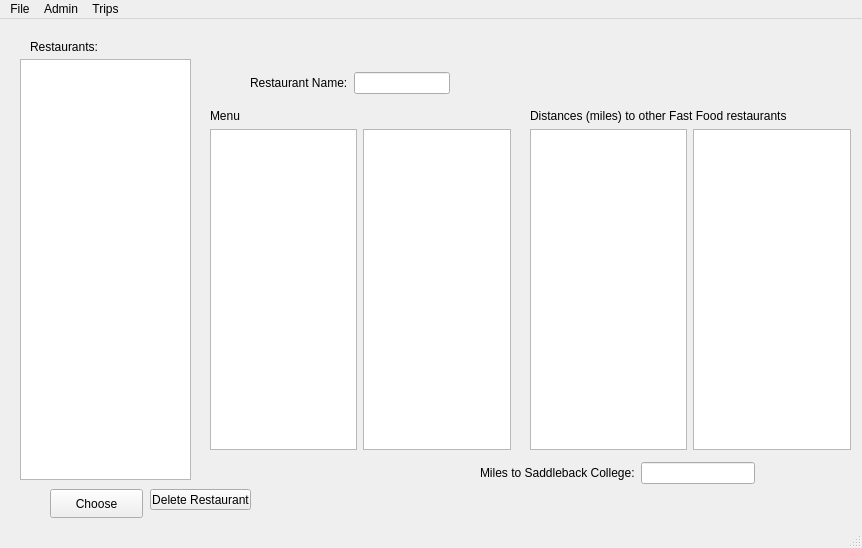
<?xml version="1.0" encoding="UTF-8"?>
<ui version="4.0">
 <class>MainWindow</class>
 <widget class="QMainWindow" name="MainWindow">
  <property name="geometry">
   <rect>
    <x>0</x>
    <y>0</y>
    <width>862</width>
    <height>548</height>
   </rect>
  </property>
  <property name="windowTitle">
   <string>MainWindow</string>
  </property>
  <widget class="QWidget" name="centralwidget">
   <widget class="QListWidget" name="listWidget">
    <property name="geometry">
     <rect>
      <x>20</x>
      <y>40</y>
      <width>171</width>
      <height>421</height>
     </rect>
    </property>
   </widget>
   <widget class="QLabel" name="label">
    <property name="geometry">
     <rect>
      <x>30</x>
      <y>20</y>
      <width>91</width>
      <height>16</height>
     </rect>
    </property>
    <property name="text">
     <string>Restaurants:</string>
    </property>
   </widget>
   <widget class="QWidget" name="layoutWidget">
    <property name="geometry">
     <rect>
      <x>250</x>
      <y>50</y>
      <width>200</width>
      <height>28</height>
     </rect>
    </property>
    <layout class="QHBoxLayout" name="horizontalLayout">
     <item>
      <widget class="QLabel" name="label_2">
       <property name="text">
        <string>Restaurant Name:</string>
       </property>
      </widget>
     </item>
     <item>
      <widget class="QLineEdit" name="lineEdit"/>
     </item>
    </layout>
   </widget>
   <widget class="QWidget" name="layoutWidget">
    <property name="geometry">
     <rect>
      <x>480</x>
      <y>440</y>
      <width>275</width>
      <height>28</height>
     </rect>
    </property>
    <layout class="QHBoxLayout" name="horizontalLayout_3">
     <item>
      <widget class="QLabel" name="label_5">
       <property name="text">
        <string>Miles to Saddleback College:</string>
       </property>
      </widget>
     </item>
     <item>
      <widget class="QLineEdit" name="lineEdit_2"/>
     </item>
    </layout>
   </widget>
   <widget class="QPushButton" name="pushButton">
    <property name="geometry">
     <rect>
      <x>50</x>
      <y>470</y>
      <width>93</width>
      <height>29</height>
     </rect>
    </property>
    <property name="text">
     <string>Choose</string>
    </property>
   </widget>
   <widget class="QWidget" name="layoutWidget">
    <property name="geometry">
     <rect>
      <x>210</x>
      <y>90</y>
      <width>301</width>
      <height>341</height>
     </rect>
    </property>
    <layout class="QVBoxLayout" name="verticalLayout">
     <item>
      <widget class="QLabel" name="label_3">
       <property name="text">
        <string>Menu</string>
       </property>
      </widget>
     </item>
     <item>
      <layout class="QHBoxLayout" name="horizontalLayout_4">
       <item>
        <widget class="QListWidget" name="listWidget_item"/>
       </item>
       <item>
        <widget class="QListWidget" name="listWidget_price"/>
       </item>
      </layout>
     </item>
    </layout>
   </widget>
   <widget class="QWidget" name="layoutWidget">
    <property name="geometry">
     <rect>
      <x>530</x>
      <y>90</y>
      <width>321</width>
      <height>341</height>
     </rect>
    </property>
    <layout class="QVBoxLayout" name="verticalLayout_2">
     <item>
      <widget class="QLabel" name="label_4">
       <property name="text">
        <string>Distances (miles) to other Fast Food restaurants</string>
       </property>
      </widget>
     </item>
     <item>
      <layout class="QHBoxLayout" name="horizontalLayout_5">
       <item>
        <widget class="QListWidget" name="listWidget_name"/>
       </item>
       <item>
        <widget class="QListWidget" name="listWidget_distance"/>
       </item>
      </layout>
     </item>
    </layout>
   </widget>
   <widget class="QPushButton" name="DeleteRestaurant">
    <property name="geometry">
     <rect>
      <x>150</x>
      <y>470</y>
      <width>101</width>
      <height>21</height>
     </rect>
    </property>
    <property name="text">
     <string>Delete Restaurant</string>
    </property>
   </widget>
  </widget>
  <widget class="QMenuBar" name="menubar">
   <property name="geometry">
    <rect>
     <x>0</x>
     <y>0</y>
     <width>862</width>
     <height>21</height>
    </rect>
   </property>
   <widget class="QMenu" name="menuFile">
    <property name="title">
     <string>File</string>
    </property>
    <addaction name="actionOpen_File"/>
    <addaction name="actionUpdate_List"/>
   </widget>
   <widget class="QMenu" name="menuAdmin">
    <property name="title">
     <string>Admin</string>
    </property>
    <addaction name="actionLog_in"/>
    <addaction name="actionLog_out"/>
   </widget>
   <widget class="QMenu" name="menuTrips">
    <property name="title">
     <string>Trips</string>
    </property>
    <addaction name="action10_Closet"/>
    <addaction name="actionShortest_Trip"/>
    <addaction name="actionVisit_All_12"/>
    <addaction name="actionCustom_Trip"/>
   </widget>
   <addaction name="menuFile"/>
   <addaction name="menuAdmin"/>
   <addaction name="menuTrips"/>
  </widget>
  <widget class="QStatusBar" name="statusbar"/>
  <action name="actionOpen_File">
   <property name="text">
    <string>Open File</string>
   </property>
   <property name="toolTip">
    <string>Import the Initial Restaurants</string>
   </property>
  </action>
  <action name="actionUpdate_List">
   <property name="text">
    <string>Update List</string>
   </property>
   <property name="toolTip">
    <string>Add the Extra 2 Restaurants</string>
   </property>
  </action>
  <action name="actionLog_in">
   <property name="text">
    <string>Log-in</string>
   </property>
   <property name="toolTip">
    <string>Log-in for Maintinance</string>
   </property>
  </action>
  <action name="actionLog_out">
   <property name="text">
    <string>Log-out</string>
   </property>
   <property name="toolTip">
    <string>Log-out of Maintinance</string>
   </property>
  </action>
  <action name="action10_Closet">
   <property name="text">
    <string>10 Closest</string>
   </property>
   <property name="toolTip">
    <string>Plan a Trip to the Closest 10 Restaurants</string>
   </property>
   <property name="statusTip">
    <string/>
   </property>
   <property name="whatsThis">
    <string/>
   </property>
  </action>
  <action name="actionShortest_Trip">
   <property name="text">
    <string>Shortest Trip</string>
   </property>
   <property name="toolTip">
    <string>Plan the Shortest Trip</string>
   </property>
  </action>
  <action name="actionVisit_All_12">
   <property name="text">
    <string>Visit All 12</string>
   </property>
   <property name="toolTip">
    <string>Visit All 12 Restaurants</string>
   </property>
  </action>
  <action name="actionCustom_Trip">
   <property name="text">
    <string>Custom Trip</string>
   </property>
   <property name="toolTip">
    <string>Customize a Trip to Take</string>
   </property>
  </action>
 </widget>
 <resources/>
 <connections/>
</ui>
